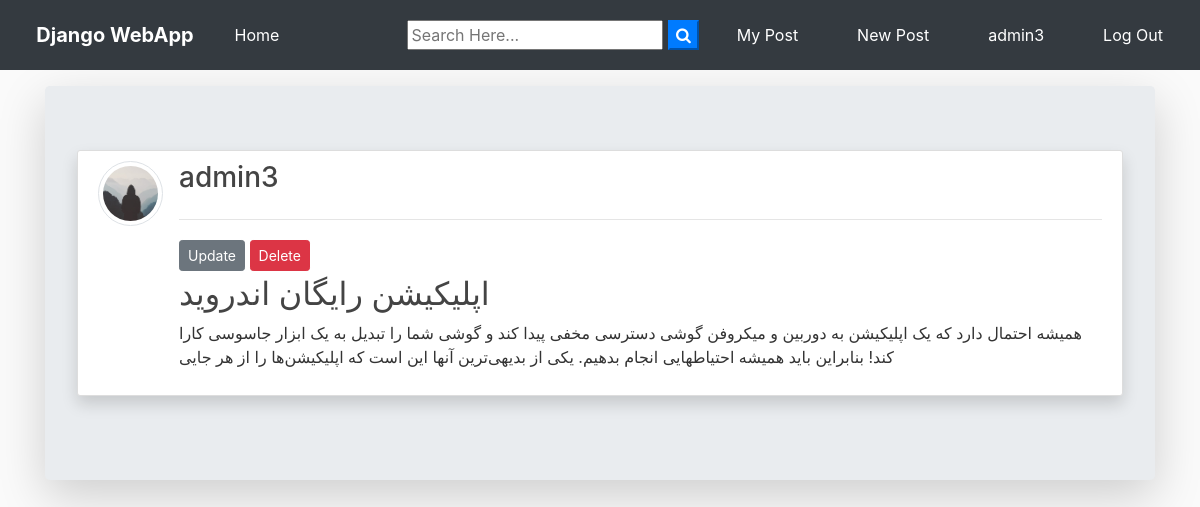
Page /post/31/ (signed in) on the committed database.
### blog/models.py (models this page shows, shortened)
class Post(models.Model):
	title = models.CharField(max_length=100)
	file = models.FileField(null=True,blank=True,upload_to='Files')#PrivateFileField("File",null=True)
	content = models.TextField()
	manager = models.ManyToManyField("UserProfile")
	date_posted = models.DateTimeField(default=timezone.now)
	author = models.ForeignKey(User, on_delete=models.CASCADE)

### users/models.py (models this page shows, shortened)
class Profile(models.Model):
    user = models.OneToOneField(User, on_delete=models.CASCADE)
    image = models.ImageField(default='default.jpg', upload_to='profile_pics')

### blog/views.py (the view)
# urls.py: path('post/<int:pk>/', PostDetailView.as_view(), name='post-detail'),
class PostDetailView(LoginRequiredMixin, DetailView):
    model = Post
    template_name = 'blog/post_detail.html'

### blog/templates/blog/post_detail.html (shortened to what this page needs)
{% extends "blog/base.html" %}
{% block content %}
<div class="jumbotron mt-3 shadow-lg">
<article class="media content-section shadow ">
   <a href="{{ object.author.profile.image.url }} " target="_blank"> <img src="{{ object.author.profile.image.url }}  " alt="" class="article-img rounded-circle img-thumbnail img-fluid">
   </a>
    <div class="media-body">
      <div class="">
        <div class="d-flex justify-content-between">
        <a class="mr-2 mt-0 mb-0  text-dark" href="{% url 'user-posts' object.author.username  %}"><h3>{{ object.author }}</h3></a>
        </div>
        <hr>
        {% if object.author == user %}
          <div>
            <a class="btn btn-secondary btn-sm mt-1 mb-1" href="{% url 'post-update' object.id %}">Update</a>
            <a class="btn btn-danger btn-sm mt-1 mb-1" href="{% url 'post-delete' object.id %}">Delete</a>
          </div>
        {% endif %}
      </div>
      <h2>{{ object.title }}</h2>
      <p class="article-content">{{ object.content }}</p>
    </div>
  </article>
{% endblock content %}

### blog/templates/blog/base.html (shortened to what this page needs)
{% load staticfiles %}
<!doctype html>
<html lang="en">
  <head>
    <link rel="stylesheet" href="/static/custom/bootstrap_4_3_1.min.css">
    <link rel="stylesheet" href="/static/custom/fontawesome_all_581.css" >
    <link rel="stylesheet" href="https://stackpath.bootstrapcdn.com/font-awesome/4.7.0/css/font-awesome.min.css">
    <link rel="stylesheet" href="{% static 'blog/main.css' %}">
</head>
  <body>
        <nav class="navbar navbar-expand-lg navbar-dark bg-dark">
                <a class="navbar-brand font-weight-bold" href="{% url 'blog-home' %}"><i class="fas fa-file"></i> Django WebApp</a>
                <div class="collapse navbar-collapse" id="navbarSupportedContent">
                  <ul class="navbar-nav mr-auto">
                    <li class="nav-item active">
                      <a class="nav-link" href="{% url 'blog-home' %}"><i class="fas fa-home"></i> Home <span class="sr-only">(current)</span></a>
                    </li>
                  </ul>
                  <form id="searchform" action="{% url 'search' %}" method="get">
                    <input type="text" name="q" type="text" value="{{ request.GET.q }}" placeholder="Search Here..." />
                    <button type="button" onclick="searchform.submit()" class=" text-white my-color btn-primary"><i class="fa fa-search"></i></button>
                </form>
                    {% if user.is_authenticated %}
                    <a href="{% url 'user-posts' user %}" class="btn text-white m-2"><i class="fas fa-user-shield"></i> My Post</a>
                    <a href="{% url 'post-create' %} " class="btn text-white m-2"><i class="fas fa-user-edit"></i> New Post</a>
                    <a href="{% url 'profile' %} " class="btn text-white m-2"><i class="fas fa-user"></i> {{ user.username }}</a>
                    <a href="{% url 'logout' %} " class="btn text-white m-2"><i class="fas fa-sign-out-alt"></i> Log Out</a>
                    {% else %}
                    <a href="{% url 'login' %} " class="btn text-white m-2"><i class="fas fa-user-tie"></i> Log In</a>
                    <a href="{% url 'register' %} " class="btn text-white m-2"> <i class="fas fa-sign-in-alt"></i> Sign Up</a>
                    {% endif %}
                </div>
              </nav>
      <div class="container my-bg">
    {% block content %}
    {% endblock  %}
</div>
  </body>
</html>

### static/blog/main.css (style rules this page uses)
body { background: #fafafa; color: #333333; margin-top: 0; }
h1, h2, h3, h4, h5, h6 { color: #444444; }
ul { margin: 0; }
.content-section { background: #ffffff; padding: 10px 20px; border: 1px solid #dddddd; border-radius: 3px; margin-bottom: 20px; }
.article-content { white-space: pre-line; }
.article-img { height: 65px; width: 65px; margin-right: 16px; }

### rows in the picture
Post: author.profile.image (placeholder picture), author "admin3", title "اپلیکیشن رایگان اندروید", content "همیشه احتمال دارد که یک اپلیکیشن به دوربین و میکروفن گوشی دسترسی مخفی پیدا کند و گوشی شما را تبدیل به یک ابزار جاسوسی کارا کند! بنابراین باید همیشه احتیاطهایی انجام بدهیم. یکی از بدیهی‌ترین آنها این است که اپلیکیشن‌ها را از هر جایی"

### other values in the picture
{{ user.username }} "admin3"
